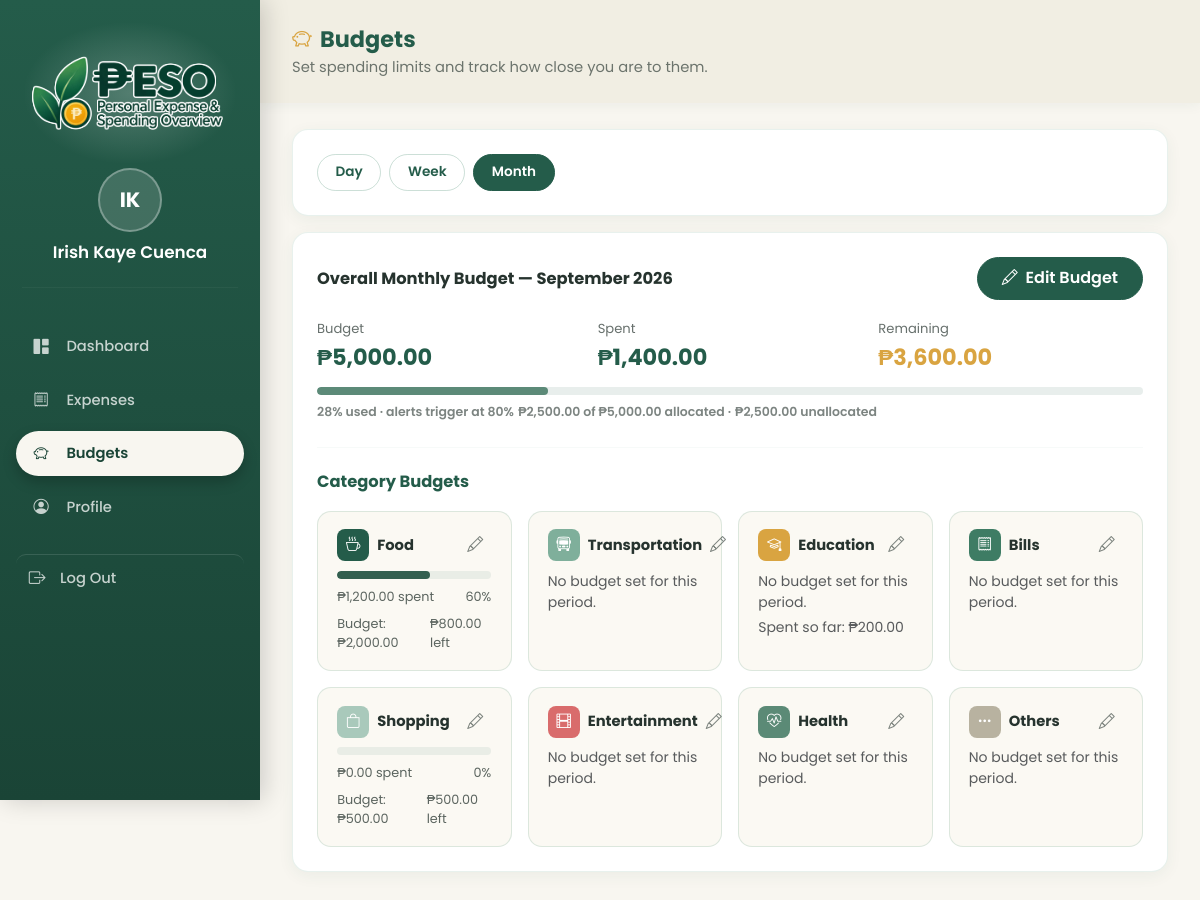
Page /budgets.php (signed in) on the committed database.
### tables this page shows
CREATE TABLE `budgets` (
  `id` int(10) UNSIGNED NOT NULL,
  `user_id` int(10) UNSIGNED NOT NULL,
  `category` varchar(30) NOT NULL DEFAULT '',
  `period_type` enum('day','week','month','custom') NOT NULL DEFAULT 'month',
  `period_start` date NOT NULL,
  `period_end` date NOT NULL,
  `amount` decimal(10,2) NOT NULL,
  `created_at` timestamp NOT NULL DEFAULT current_timestamp()
);

### includes/budget_period.php (called while the page is built, shortened)
<?php
function peso_period_label(string $type, string $start, string $end): string
{
    $startObj = new DateTime($start);
    $endObj = new DateTime($end);
    if ($type === 'month' && $startObj->format('Y-m-d') === $startObj->format('Y-m-01')) {
        return $startObj->format('F Y');
    }
    if ($startObj->format('Y-m') === $endObj->format('Y-m')) {
        return $startObj->format('M j') . ' - ' . $endObj->format('j, Y');
    }
    return $startObj->format('M j, Y') . ' - ' . $endObj->format('M j, Y');
}
function peso_period_type_label(string $type): string
{
    switch ($type) {
        default: return 'Monthly';
    }
}
function peso_resolve_day(?string $input): string
{
    $today = date('Y-m-d');
    if ($input === null || !preg_match('/^\d{4}-\d{2}-\d{2}$/', $input) || $input > $today) {
        return $today;
    }
    return $input;
}
function peso_resolve_month(?string $input): string
{
    $thisMonth = date('Y-m');
    if ($input === null || !preg_match('/^\d{4}-\d{2}$/', $input) || $input > $thisMonth) {
        return $thisMonth;
    }
    return $input;
}
function peso_is_past_period(string $type, string $periodStart): bool
{
    if ($type === 'month') {
        return $periodStart < date('Y-m-01');
    }
    return false;
}

### includes/categories.php (called while the page is built, shortened)
<?php
$CATEGORIES = ['Food', 'Transportation', 'Education', 'Bills', 'Shopping', 'Entertainment', 'Health', 'Others'];
$CATEGORY_COLORS = [
    'Food'           => '#245C4A',
    'Transportation' => '#7FAF9B',
    'Education'      => '#D9A441',
    'Bills'          => '#3E7C64',
    'Shopping'       => '#A9C9BB',
    'Entertainment'  => '#D96C6C',
    'Health'         => '#5B8A76',
    'Others'         => '#B8B2A0',
];
$CATEGORY_ICONS = [
    'Food'           => 'bi-cup-hot',
    'Transportation' => 'bi-bus-front',
    'Education'      => 'bi-mortarboard',
    'Bills'          => 'bi-receipt',
    'Shopping'       => 'bi-bag',
    'Entertainment'  => 'bi-film',
    'Health'         => 'bi-heart-pulse',
    'Others'         => 'bi-three-dots',
];
function peso_category_color(string $category): string
{
    global $CATEGORY_COLORS;
    return $CATEGORY_COLORS[$category] ?? '#B8B2A0';
}
function peso_category_icon(string $category): string
{
    global $CATEGORY_ICONS;
    return $CATEGORY_ICONS[$category] ?? 'bi-three-dots';
}
function peso_format_currency(float $amount): string
{
    return '&#8369;' . number_format($amount, 2);
}
function peso_progress_color(float $pct, float $alertThreshold = 80, float $dangerThreshold = 100): string
{
    $light = [0x7F, 0xAF, 0x9B];
    $dark = [0x1A, 0x44, 0x36];
    $ratio = $alertThreshold > 0 ? max(0, min(1, $pct / $alertThreshold)) : 0;
    $rgb = [];
    foreach ([0, 1, 2] as $i) {
        $rgb[$i] = (int) round($light[$i] + ($dark[$i] - $light[$i]) * $ratio);
    }
    return sprintf('#%02x%02x%02x', $rgb[0], $rgb[1], $rgb[2]);
}

### budgets.php (the view, shortened to what this page needs)
<?php
require_once __DIR__ . '/config/db.php';
require_once __DIR__ . '/includes/categories.php';
require_once __DIR__ . '/includes/budget_period.php';
$userId = (int) $_SESSION['user_id'];
$activePage = 'budgets';
$periodType = $_GET['period'] ?? 'month';
$selectedDay = peso_resolve_day($_GET['day'] ?? null);
$selectedWeekStart = peso_resolve_week($_GET['week'] ?? null);
$selectedMonth = peso_resolve_month($_GET['month'] ?? null);
if ($periodType === 'day') {
    $periodStart = $periodEnd = $selectedDay;
} elseif ($periodType === 'week') {
    $periodStart = $selectedWeekStart;
    $periodEnd = date('Y-m-d', strtotime("{$selectedWeekStart} +6 days"));
} else {
    $periodStart = $selectedMonth . '-01';
    $periodEnd = date('Y-m-t', strtotime($periodStart));
}
$periodLabel = peso_period_label($periodType, $periodStart, $periodEnd);
$periodTypeLabel = peso_period_type_label($periodType);
$isPastPeriod = peso_is_past_period($periodType, $periodStart);
$ALERT_THRESHOLD = 80;
$stmt = $pdo->prepare("SELECT amount FROM budgets WHERE user_id = ? AND category = '' AND period_start = ? AND period_end = ?");
$stmt->execute([$userId, $periodStart, $periodEnd]);
$overallBudget = (float) ($stmt->fetchColumn() ?: 0);
$stmt = $pdo->prepare("SELECT category, amount FROM budgets WHERE user_id = ? AND category != '' AND period_start = ? AND period_end = ?");
$stmt->execute([$userId, $periodStart, $periodEnd]);
$categoryBudgets = [];
foreach ($stmt->fetchAll() as $row) {
    $categoryBudgets[$row['category']] = (float) $row['amount'];
}
$stmt = $pdo->prepare(
    'SELECT category, SUM(amount) AS total FROM expenses
     WHERE user_id = ? AND expense_date BETWEEN ? AND ? AND period_type = ? GROUP BY category'
);
$stmt->execute([$userId, $periodStart, $periodEnd, $periodType]);
$categorySpent = [];
$totalSpent = 0;
foreach ($stmt->fetchAll() as $row) {
    $categorySpent[$row['category']] = (float) $row['total'];
    $totalSpent += (float) $row['total'];
}
$overallUsedPct = $overallBudget > 0 ? ($totalSpent / $overallBudget) * 100 : 0;
$overallRemaining = $overallBudget - $totalSpent;
$categoryBudgetSum = array_sum($categoryBudgets);
$unallocated = $overallBudget - $categoryBudgetSum;
$topbarIcon = 'bi-piggy-bank';
$topbarTitle = 'Budgets';
$topbarSubtitle = 'Set spending limits and track how close you are to them.';
?>
<!DOCTYPE html>
<html lang="en">
<head>
<link href="https://cdn.jsdelivr.net/npm/bootstrap@5.3.3/dist/css/bootstrap.min.css" rel="stylesheet">
<link rel="stylesheet" href="https://cdn.jsdelivr.net/npm/bootstrap-icons@1.11.3/font/bootstrap-icons.css">
<link rel="stylesheet" href="assets/css/style.css">
<link rel="stylesheet" href="assets/css/auth.css">
<link rel="stylesheet" href="assets/css/dashboard.css">
</head>
<body class="dash-body">
<div class="dash-wrapper">
  <?php include __DIR__ . '/includes/sidebar.php'; ?>
  <main class="dash-main">
    <?php include __DIR__ . '/includes/topbar.php'; ?>
    <div class="dash-card mb-3">
      <div class="period-tabs">
        <a href="budgets.php?period=day&amp;day=<?php echo $selectedDay; ?>" class="period-tab <?php echo $periodType === 'day' ? 'active' : ''; ?>">Day</a>
        <a href="budgets.php?period=week&amp;week=<?php echo $selectedWeekStart; ?>" class="period-tab <?php echo $periodType === 'week' ? 'active' : ''; ?>">Week</a>
        <a href="budgets.php?period=month&amp;month=<?php echo $selectedMonth; ?>" class="period-tab <?php echo $periodType === 'month' ? 'active' : ''; ?>">Month</a>
      </div>
    </div>
    <div class="dash-card mb-3">
      <div class="dash-card-header">
        <h2>Overall <?php echo $periodTypeLabel; ?> Budget &mdash; <?php echo $periodLabel; ?></h2>
        <?php if (!$isPastPeriod): ?>
          <button type="button" class="btn btn-forest" data-bs-toggle="modal" data-bs-target="#budgetModal" data-category="" data-amount="<?php echo $overallBudget ?: ''; ?>">
            <i class="bi bi-pencil me-1"></i> <?php echo $overallBudget > 0 ? 'Edit' : 'Set'; ?> Budget
          </button>
        <?php endif; ?>
      </div>
      <?php if ($overallBudget <= 0): ?>
        <div class="empty-state">
          <i class="bi bi-bullseye"></i>
          <?php echo $isPastPeriod
            ? 'No overall budget was set for this period.'
            : "You haven't set an overall budget for this period yet."; ?>
        </div>
      <?php else: ?>
        <div class="row g-3">
          <div class="col-md-4">
            <div class="summary-card-label">Budget</div>
            <div class="summary-card-value"><?php echo peso_format_currency($overallBudget); ?></div>
          </div>
          <div class="col-md-4">
            <div class="summary-card-label">Spent</div>
            <div class="summary-card-value"><?php echo peso_format_currency($totalSpent); ?></div>
          </div>
          <div class="col-md-4">
            <div class="summary-card-label">Remaining</div>
            <div class="summary-card-value <?php echo $overallRemaining < 0 ? '' : 'gold'; ?>" style="<?php echo $overallRemaining < 0 ? 'color:var(--muted-red);' : ''; ?>">
              <?php echo peso_format_currency($overallRemaining); ?>
            </div>
          </div>
        </div>
        <div class="summary-progress mt-3" style="height:8px;">
          <div class="summary-progress-bar" style="width:<?php echo min($overallUsedPct, 100); ?>%; background-color:<?php echo peso_progress_color($overallUsedPct, $ALERT_THRESHOLD); ?>;"></div>
        </div>
        <div class="summary-trend neutral mt-2"><?php echo number_format($overallUsedPct, 0); ?>% used &middot; alerts trigger at <?php echo $ALERT_THRESHOLD; ?>%</div>
        <div class="summary-trend neutral mt-1">
          <?php echo peso_format_currency($categoryBudgetSum); ?> of <?php echo peso_format_currency($overallBudget); ?> allocated
          &middot;
          <span style="<?php echo $unallocated < 0 ? 'color:var(--muted-red);' : ''; ?>"><?php echo peso_format_currency(abs($unallocated)); ?> <?php echo $unallocated < 0 ? 'over-allocated' : 'unallocated'; ?></span>
        </div>
      <?php endif; ?>
      <hr class="my-4" style="border-color:rgba(127, 175, 155, 0.25);">
      <div class="dash-card-header">
        <h2 style="color:var(--forest-green);">Category Budgets</h2>
      </div>
      <div class="row g-3">
        <?php foreach ($CATEGORIES as $cat):
          $budget = $categoryBudgets[$cat] ?? 0;
          $spent = $categorySpent[$cat] ?? 0;
          $pct = $budget > 0 ? ($spent / $budget) * 100 : 0;
          $remaining = $budget - $spent;
          $barColor = peso_progress_color($pct, $ALERT_THRESHOLD);
        ?>
          <div class="col-md-6 col-xl-3">
            <?php
              $isOverBudget = $budget > 0 && $pct >= 100;
              $isNearBudget = $budget > 0 && !$isOverBudget && $pct >= $ALERT_THRESHOLD;
              $catCardClass = $isOverBudget ? 'is-over-budget' : ($isNearBudget ? 'is-near-budget' : '');
            ?>
            <div class="budget-cat-card h-100 js-card-link <?php echo $catCardClass; ?>" data-href="expenses.php?category=<?php echo urlencode($cat); ?>&amp;date_from=<?php echo urlencode($periodStart); ?>&amp;date_to=<?php echo urlencode($periodEnd); ?>&amp;period_type=<?php echo urlencode($periodType); ?>" title="View <?php echo htmlspecialchars($cat); ?> transactions for this period">
              <div class="budget-cat-card-header">
                <span class="budget-cat-name">
                  <span class="budget-cat-icon" style="background-color:<?php echo peso_category_color($cat); ?>;">
                    <i class="bi <?php echo peso_category_icon($cat); ?>"></i>
                  </span>
                  <?php echo htmlspecialchars($cat); ?>
                </span>
                <span class="d-flex align-items-center gap-2">
                  <?php if (!$isPastPeriod): ?>
                    <button type="button" class="row-action-btn" data-bs-toggle="modal" data-bs-target="#budgetModal" data-category="<?php echo htmlspecialchars($cat); ?>" data-amount="<?php echo $budget ?: ''; ?>" title="Set budget">
                      <i class="bi bi-pencil"></i>
                    </button>
                  <?php endif; ?>
                </span>
              </div>
              <?php if ($budget > 0): ?>
                <div class="category-bar-track">
                  <div class="category-bar-fill" style="width:<?php echo min($pct, 100); ?>%; background-color:<?php echo $barColor; ?>;"></div>
                </div>
                <div class="budget-cat-amounts">
                  <span><?php echo peso_format_currency($spent); ?> spent</span>
                  <span><?php echo number_format($pct, 0); ?>%</span>
                </div>
                <div class="budget-cat-amounts">
                  <span>Budget: <?php echo peso_format_currency($budget); ?></span>
                  <span style="<?php echo $remaining < 0 ? 'color:var(--muted-red);' : ''; ?>"><?php echo peso_format_currency($remaining); ?> left</span>
                </div>
              <?php else: ?>
                <p class="text-muted small mb-0">No budget set for this period.</p>
                <?php if ($spent > 0): ?>
                  <p class="text-muted small mb-0 mt-1">Spent so far: <?php echo peso_format_currency($spent); ?></p>
                <?php endif; ?>
              <?php endif; ?>
            </div>
          </div>
        <?php endforeach; ?>
      </div>
    </div>
  </main>
</div>
</body>
</html>

### includes/sidebar.php (shortened to what this page needs)
<?php
$activePage = $activePage ?? '';
$sidebarProfilePicture = null;
if (!empty($_SESSION['user_id']) && isset($pdo)) {
    $stmt = $pdo->prepare('SELECT profile_picture FROM users WHERE id = ?');
    $stmt->execute([(int) $_SESSION['user_id']]);
    $sidebarProfilePicture = $stmt->fetchColumn() ?: null;
}
$sidebarInitials = '';
foreach (explode(' ', trim($_SESSION['full_name'] ?? '')) as $part) {
    if ($part !== '') $sidebarInitials .= strtoupper($part[0]);
}
$sidebarInitials = substr($sidebarInitials, 0, 2);
$navItems = [
    'dashboard' => ['label' => 'Dashboard', 'icon' => 'bi-grid-1x2-fill', 'href' => 'dashboard.php'],
    'expenses'  => ['label' => 'Expenses',  'icon' => 'bi-receipt',       'href' => 'expenses.php'],
    'budgets'   => ['label' => 'Budgets',   'icon' => 'bi-piggy-bank',    'href' => 'budgets.php'],
    'profile'   => ['label' => 'Profile',   'icon' => 'bi-person-circle', 'href' => 'profile.php'],
];
?>
<aside class="dash-sidebar">
  <div>
    <a href="dashboard.php" class="dash-sidebar-logo">
      <span class="logo-img-wrap logo-img-wrap-full">
        <img src="assets/img/peso_logo.png" alt="PESO Logo" class="logo-img">
      </span>
    </a>
    <a href="profile.php" class="dash-sidebar-user">
      <span class="dash-sidebar-user-avatar">
        <?php if ($sidebarProfilePicture): ?>
          <img src="<?php echo htmlspecialchars($sidebarProfilePicture); ?>" alt="">
        <?php else: ?>
          <?php echo htmlspecialchars($sidebarInitials ?: 'U'); ?>
        <?php endif; ?>
      </span>
      <span class="dash-sidebar-user-name"><?php echo htmlspecialchars($_SESSION['full_name'] ?? ''); ?></span>
    </a>
    <hr class="dash-sidebar-divider">
    <nav class="dash-nav">
      <?php foreach ($navItems as $key => $item): ?>
        <a href="<?php echo $item['href']; ?>" class="dash-nav-link <?php echo $activePage === $key ? 'active' : ''; ?>" data-tour="nav-<?php echo $key; ?>">
          <i class="bi <?php echo $item['icon']; ?>"></i>
          <span><?php echo $item['label']; ?></span>
        </a>
      <?php endforeach; ?>
    </nav>
    <a href="logout.php" class="dash-sidebar-logout js-logout-link">
      <i class="bi bi-box-arrow-right"></i>
      <span>Log Out</span>
    </a>
  </div>
</aside>

### includes/topbar.php (shortened to what this page needs)
<?php
$topbarIcon = $topbarIcon ?? 'bi-grid-1x2-fill';
?>
<div class="dash-topbar">
  <div class="d-flex align-items-start gap-3">
    <div class="dash-topbar-title">
      <h1><i class="bi <?php echo $topbarIcon; ?>"></i> <?php echo htmlspecialchars($topbarTitle ?? ''); ?></h1>
      <?php if (!empty($topbarSubtitle)): ?>
        <p><?php echo htmlspecialchars($topbarSubtitle); ?></p>
      <?php endif; ?>
    </div>
  </div>
</div>

### assets/css/style.css (style rules this page uses)
:root { --forest-green: #245C4A; --forest-green-dark: #1a4436; --sage-green: #7FAF9B; --warm-cream: #F8F6F0; --white: #FFFFFF; --charcoal: #26332E; --soft-gold: #D9A441; --muted-red: #D96C6C; }
body { font-family: 'Poppins', sans-serif; background-color: var(--warm-cream); color: var(--charcoal); overflow-x: hidden; }
a { text-decoration: none; }
.logo-img-wrap { height: 68px; display: flex; align-items: center; justify-content: center; flex-shrink: 0; }
.logo-img { height: 100%; width: auto; object-fit: contain; }
.btn-forest { background-color: var(--forest-green); color: var(--white); border-radius: 50px; padding: 0.55rem 1.5rem; font-weight: 600; border: 1.5px solid var(--forest-green); transition: all 0.2s ease; }

### rows in the picture
budgets: amount "₱5,000.00", amount "₱3,600.00", amount "28", amount "₱2,500.00"

### other values in the picture
$sidebarInitials ?: 'U' "IK"
$_SESSION['full_name'] "Irish Kaye Cuenca"
$item['label'] "Dashboard"
$item['label'] "Expenses"
$item['label'] "Budgets"
$item['label'] "Profile"
$topbarTitle "Budgets"
$topbarSubtitle "Set spending limits and track how close you are to them."
$periodTypeLabel "Monthly"
$periodLabel "September 2026"
peso_format_currency($totalSpent) "₱1,400.00"
$ALERT_THRESHOLD "80"
peso_format_currency($categoryBudgetSum) "₱2,500.00"
$cat "Food"
peso_format_currency($spent) "₱1,200.00"
